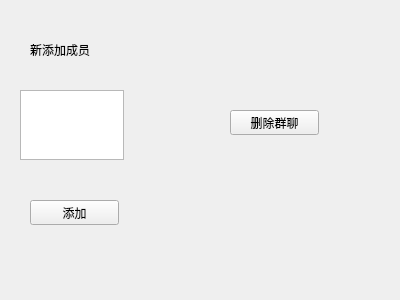
<?xml version="1.0" encoding="UTF-8"?>
<ui version="4.0">
 <class>manage_group</class>
 <widget class="QWidget" name="manage_group">
  <property name="geometry">
   <rect>
    <x>0</x>
    <y>0</y>
    <width>400</width>
    <height>300</height>
   </rect>
  </property>
  <property name="windowTitle">
   <string>Form</string>
  </property>
  <widget class="QLabel" name="label_2">
   <property name="geometry">
    <rect>
     <x>30</x>
     <y>20</y>
     <width>111</width>
     <height>61</height>
    </rect>
   </property>
   <property name="text">
    <string>&lt;html&gt;&lt;head/&gt;&lt;body&gt;&lt;p&gt;新添加成员&lt;/p&gt;&lt;/body&gt;&lt;/html&gt;</string>
   </property>
  </widget>
  <widget class="QTextEdit" name="group_member_list">
   <property name="geometry">
    <rect>
     <x>20</x>
     <y>90</y>
     <width>104</width>
     <height>70</height>
    </rect>
   </property>
  </widget>
  <widget class="QPushButton" name="add_member_butt">
   <property name="geometry">
    <rect>
     <x>30</x>
     <y>200</y>
     <width>89</width>
     <height>25</height>
    </rect>
   </property>
   <property name="text">
    <string>添加</string>
   </property>
  </widget>
  <widget class="QPushButton" name="del_group_butt">
   <property name="geometry">
    <rect>
     <x>230</x>
     <y>110</y>
     <width>89</width>
     <height>25</height>
    </rect>
   </property>
   <property name="text">
    <string>删除群聊</string>
   </property>
  </widget>
 </widget>
 <resources/>
 <connections/>
</ui>
